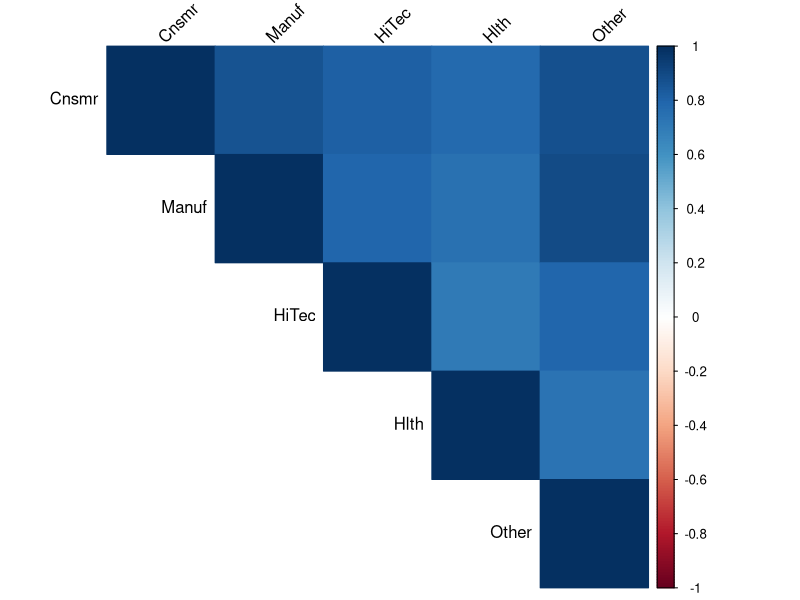
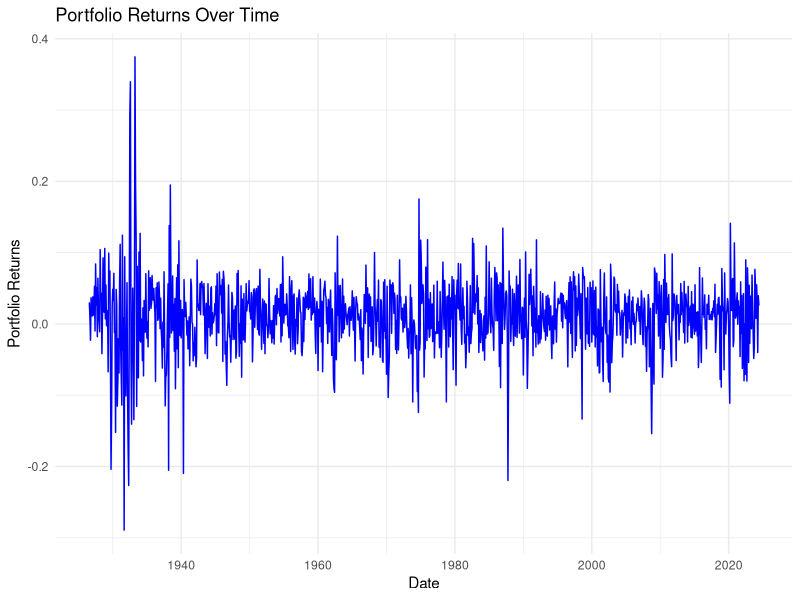

Recreate these plots in R, in order.
## ---- chunk 1
data <- read.csv("FIN 36182-Industry_Portfolios.CSV")
head(data)
sum(is.na(data))
anyDuplicated(data)

data[, 2:6] <- data[, 2:6] / 100 ## Convert returns to decimal form as asked
head(data)
## ---- chunk 2
monthly_means <- colMeans(data[, c("Cnsmr", "Manuf", "HiTec", "Hlth", "Other")]) 
annualized_means <- monthly_means * 12
annualized_means <- round(annualized_means, 4)
annualized_means
## ---- chunk 3
monthly_std <- apply(data[, c("Cnsmr", "Manuf", "HiTec", "Hlth", "Other")], 2, sd)
annualized_std <- monthly_std * sqrt(12)
annualized_std <- round(annualized_std, 4)
annualized_std
## ---- chunk 4
sharpe_ratios <- annualized_means / annualized_std
sharpe_ratios <- round(sharpe_ratios, 4)
sharpe_ratios
## ---- chunk 5
results_table1 <- data.frame(
  Mean_Returns = annualized_means,
  Std_Returns = annualized_std,
  Sharpe_Ratio = sharpe_ratios
 )
results_table1
## ---- chunk 6
correlation_matrix <- cor(data[, c("Cnsmr", "Manuf", "HiTec", "Hlth", "Other")])
correlation_matrix <- round(correlation_matrix, 4)
correlation_matrix
## ---- chunk 7
library(knitr)
kable(correlation_matrix, caption = "Correlation Matrix of Industry Returns", format = "html")
library(corrplot)
corrplot(correlation_matrix, method = "color", type = "upper", 
         tl.col = "black", tl.srt = 45)

## ---- chunk 8
# Calculate portfolio returns as the average of the first four industries (excluding 'Other')
portfolio_returns <- rowMeans(data[, c("Cnsmr", "Manuf", "HiTec", "Hlth")]) 
mean_portfolio <- mean(portfolio_returns)
sd_portfolio <- sd(portfolio_returns)

annualized_mean_portfolio <- mean_portfolio * 12
annualized_sd_portfolio <- sd_portfolio * sqrt(12)
sharpe_ratio_portfolio <- annualized_mean_portfolio / annualized_sd_portfolio

portfolio_results <- data.frame(
  Metric = c("Annualized Mean Return", "Annualized Standard Deviation", "Sharpe Ratio"),
  Value = round(c(annualized_mean_portfolio, annualized_sd_portfolio, sharpe_ratio_portfolio), 4)
)
print(portfolio_results)
## ---- chunk 9
library(ggplot2)
data$Date <- as.character(data$Date)
data$Date <- paste0(data$Date, "01")
data$Date <- as.Date(data$Date, format = "%Y%m%d")

plot_data <- data.frame(Date = data$Date, Portfolio_Returns = portfolio_returns)
ggplot(plot_data, aes(x = Date, y = Portfolio_Returns)) +
  geom_line(color = "blue") +
  labs(title = "Portfolio Returns Over Time",
       x = "Date",
       y = "Portfolio Returns") +
  theme_minimal()
## ---- chunk 10
n <- length(portfolio_returns)

skewness_value <- (n / ((n - 1) * (n - 2))) * sum(((portfolio_returns - mean_portfolio) / sd_portfolio)^3, na.rm = TRUE)
kurtosis_value <- (n * (n + 1) / ((n - 1) * (n - 2) * (n - 3))) * 
                  sum(((portfolio_returns - mean_portfolio) / sd_portfolio)^4) - 
                  (3 * (n - 1)^2 / ((n - 2) * (n - 3)))
kurtosis_value <- round(kurtosis_value, 4)
skewness_value <- round(skewness_value, 4)

portfolio_results2 <- data.frame(
  Metric = c("Kurtosis", "Skewness"),
  Value = c(kurtosis_value, skewness_value)
)
print(portfolio_results2)
